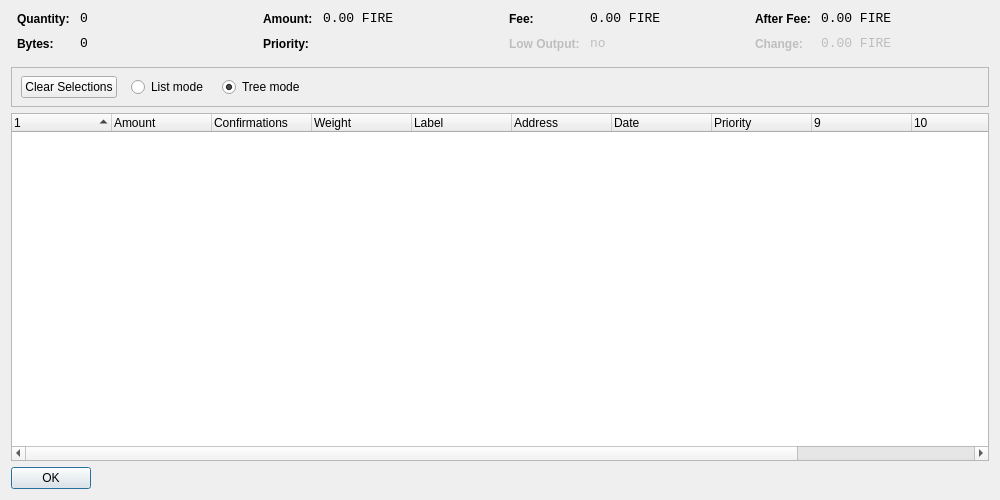
<?xml version="1.0" encoding="UTF-8"?>
<ui version="4.0">
 <class>CoinControlDialog</class>
 <widget class="QDialog" name="CoinControlDialog">
  <property name="geometry">
   <rect>
    <x>0</x>
    <y>0</y>
    <width>1000</width>
    <height>500</height>
   </rect>
  </property>
  <property name="windowTitle">
   <string>Coin Control</string>
  </property>
  <layout class="QVBoxLayout" name="verticalLayout">
   <item>
    <layout class="QHBoxLayout" name="horizontalLayoutTop" stretch="0,0,0,0">
     <property name="topMargin">
      <number>0</number>
     </property>
     <property name="bottomMargin">
      <number>10</number>
     </property>
     <item>
      <layout class="QFormLayout" name="formLayoutCoinControl1">
       <property name="horizontalSpacing">
        <number>10</number>
       </property>
       <property name="verticalSpacing">
        <number>10</number>
       </property>
       <property name="leftMargin">
        <number>6</number>
       </property>
       <property name="rightMargin">
        <number>6</number>
       </property>
       <item row="0" column="0">
        <widget class="QLabel" name="labelCoinControlQuantityText">
         <property name="styleSheet">
          <string notr="true">font-weight:bold;</string>
         </property>
         <property name="text">
          <string>Quantity:</string>
         </property>
        </widget>
       </item>
       <item row="0" column="1">
        <widget class="QLabel" name="labelCoinControlQuantity">
         <property name="font">
          <font>
           <family>Monospace</family>
           <pointsize>10</pointsize>
          </font>
         </property>
         <property name="cursor">
          <cursorShape>IBeamCursor</cursorShape>
         </property>
         <property name="contextMenuPolicy">
          <enum>Qt::ActionsContextMenu</enum>
         </property>
         <property name="text">
          <string notr="true">0</string>
         </property>
         <property name="textInteractionFlags">
          <set>Qt::LinksAccessibleByMouse|Qt::TextSelectableByKeyboard|Qt::TextSelectableByMouse</set>
         </property>
        </widget>
       </item>
       <item row="1" column="0">
        <widget class="QLabel" name="labelCoinControlBytesText">
         <property name="styleSheet">
          <string notr="true">font-weight:bold;</string>
         </property>
         <property name="text">
          <string>Bytes:</string>
         </property>
        </widget>
       </item>
       <item row="1" column="1">
        <widget class="QLabel" name="labelCoinControlBytes">
         <property name="font">
          <font>
           <family>Monospace</family>
           <pointsize>10</pointsize>
          </font>
         </property>
         <property name="cursor">
          <cursorShape>IBeamCursor</cursorShape>
         </property>
         <property name="contextMenuPolicy">
          <enum>Qt::ActionsContextMenu</enum>
         </property>
         <property name="text">
          <string notr="true">0</string>
         </property>
         <property name="textInteractionFlags">
          <set>Qt::LinksAccessibleByMouse|Qt::TextSelectableByKeyboard|Qt::TextSelectableByMouse</set>
         </property>
        </widget>
       </item>
      </layout>
     </item>
     <item>
      <layout class="QFormLayout" name="formLayoutCoinControl2">
       <property name="horizontalSpacing">
        <number>10</number>
       </property>
       <property name="verticalSpacing">
        <number>10</number>
       </property>
       <property name="leftMargin">
        <number>6</number>
       </property>
       <property name="rightMargin">
        <number>6</number>
       </property>
       <item row="0" column="0">
        <widget class="QLabel" name="labelCoinControlAmountText">
         <property name="styleSheet">
          <string notr="true">font-weight:bold;</string>
         </property>
         <property name="text">
          <string>Amount:</string>
         </property>
        </widget>
       </item>
       <item row="0" column="1">
        <widget class="QLabel" name="labelCoinControlAmount">
         <property name="font">
          <font>
           <family>Monospace</family>
           <pointsize>10</pointsize>
          </font>
         </property>
         <property name="cursor">
          <cursorShape>IBeamCursor</cursorShape>
         </property>
         <property name="contextMenuPolicy">
          <enum>Qt::ActionsContextMenu</enum>
         </property>
         <property name="text">
          <string notr="true">0.00 FIRE</string>
         </property>
         <property name="textInteractionFlags">
          <set>Qt::LinksAccessibleByMouse|Qt::TextSelectableByKeyboard|Qt::TextSelectableByMouse</set>
         </property>
        </widget>
       </item>
       <item row="1" column="0">
        <widget class="QLabel" name="labelCoinControlPriorityText">
         <property name="styleSheet">
          <string notr="true">font-weight:bold;</string>
         </property>
         <property name="text">
          <string>Priority:</string>
         </property>
        </widget>
       </item>
       <item row="1" column="1">
        <widget class="QLabel" name="labelCoinControlPriority">
         <property name="font">
          <font>
           <family>Monospace</family>
           <pointsize>10</pointsize>
          </font>
         </property>
         <property name="cursor">
          <cursorShape>IBeamCursor</cursorShape>
         </property>
         <property name="contextMenuPolicy">
          <enum>Qt::ActionsContextMenu</enum>
         </property>
         <property name="text">
          <string/>
         </property>
         <property name="textInteractionFlags">
          <set>Qt::LinksAccessibleByMouse|Qt::TextSelectableByKeyboard|Qt::TextSelectableByMouse</set>
         </property>
        </widget>
       </item>
      </layout>
     </item>
     <item>
      <layout class="QFormLayout" name="formLayoutCoinControl3">
       <property name="horizontalSpacing">
        <number>10</number>
       </property>
       <property name="verticalSpacing">
        <number>10</number>
       </property>
       <property name="leftMargin">
        <number>6</number>
       </property>
       <property name="rightMargin">
        <number>6</number>
       </property>
       <item row="0" column="0">
        <widget class="QLabel" name="labelCoinControlFeeText">
         <property name="styleSheet">
          <string notr="true">font-weight:bold;</string>
         </property>
         <property name="text">
          <string>Fee:</string>
         </property>
        </widget>
       </item>
       <item row="0" column="1">
        <widget class="QLabel" name="labelCoinControlFee">
         <property name="font">
          <font>
           <family>Monospace</family>
           <pointsize>10</pointsize>
          </font>
         </property>
         <property name="cursor">
          <cursorShape>IBeamCursor</cursorShape>
         </property>
         <property name="contextMenuPolicy">
          <enum>Qt::ActionsContextMenu</enum>
         </property>
         <property name="text">
          <string notr="true">0.00 FIRE</string>
         </property>
         <property name="textInteractionFlags">
          <set>Qt::LinksAccessibleByMouse|Qt::TextSelectableByKeyboard|Qt::TextSelectableByMouse</set>
         </property>
        </widget>
       </item>
       <item row="1" column="0">
        <widget class="QLabel" name="labelCoinControlLowOutputText">
         <property name="enabled">
          <bool>false</bool>
         </property>
         <property name="styleSheet">
          <string notr="true">font-weight:bold;</string>
         </property>
         <property name="text">
          <string>Low Output:</string>
         </property>
        </widget>
       </item>
       <item row="1" column="1">
        <widget class="QLabel" name="labelCoinControlLowOutput">
         <property name="enabled">
          <bool>false</bool>
         </property>
         <property name="font">
          <font>
           <family>Monospace</family>
           <pointsize>10</pointsize>
          </font>
         </property>
         <property name="cursor">
          <cursorShape>IBeamCursor</cursorShape>
         </property>
         <property name="contextMenuPolicy">
          <enum>Qt::ActionsContextMenu</enum>
         </property>
         <property name="text">
          <string notr="true">no</string>
         </property>
         <property name="textInteractionFlags">
          <set>Qt::LinksAccessibleByMouse|Qt::TextSelectableByKeyboard|Qt::TextSelectableByMouse</set>
         </property>
        </widget>
       </item>
      </layout>
     </item>
     <item>
      <layout class="QFormLayout" name="formLayoutCoinControl4">
       <property name="horizontalSpacing">
        <number>10</number>
       </property>
       <property name="verticalSpacing">
        <number>10</number>
       </property>
       <property name="leftMargin">
        <number>6</number>
       </property>
       <property name="rightMargin">
        <number>6</number>
       </property>
       <item row="0" column="0">
        <widget class="QLabel" name="labelCoinControlAfterFeeText">
         <property name="styleSheet">
          <string notr="true">font-weight:bold;</string>
         </property>
         <property name="text">
          <string>After Fee:</string>
         </property>
        </widget>
       </item>
       <item row="0" column="1">
        <widget class="QLabel" name="labelCoinControlAfterFee">
         <property name="font">
          <font>
           <family>Monospace</family>
           <pointsize>10</pointsize>
          </font>
         </property>
         <property name="cursor">
          <cursorShape>IBeamCursor</cursorShape>
         </property>
         <property name="contextMenuPolicy">
          <enum>Qt::ActionsContextMenu</enum>
         </property>
         <property name="text">
          <string notr="true">0.00 FIRE</string>
         </property>
         <property name="textInteractionFlags">
          <set>Qt::LinksAccessibleByMouse|Qt::TextSelectableByKeyboard|Qt::TextSelectableByMouse</set>
         </property>
        </widget>
       </item>
       <item row="1" column="0">
        <widget class="QLabel" name="labelCoinControlChangeText">
         <property name="enabled">
          <bool>false</bool>
         </property>
         <property name="styleSheet">
          <string notr="true">font-weight:bold;</string>
         </property>
         <property name="text">
          <string>Change:</string>
         </property>
        </widget>
       </item>
       <item row="1" column="1">
        <widget class="QLabel" name="labelCoinControlChange">
         <property name="enabled">
          <bool>false</bool>
         </property>
         <property name="font">
          <font>
           <family>Monospace</family>
           <pointsize>10</pointsize>
          </font>
         </property>
         <property name="cursor">
          <cursorShape>IBeamCursor</cursorShape>
         </property>
         <property name="contextMenuPolicy">
          <enum>Qt::ActionsContextMenu</enum>
         </property>
         <property name="text">
          <string notr="true">0.00 FIRE</string>
         </property>
         <property name="textInteractionFlags">
          <set>Qt::LinksAccessibleByMouse|Qt::TextSelectableByKeyboard|Qt::TextSelectableByMouse</set>
         </property>
        </widget>
       </item>
      </layout>
     </item>
    </layout>
   </item>
   <item>
    <widget class="QFrame" name="frame">
     <property name="minimumSize">
      <size>
       <width>0</width>
       <height>40</height>
      </size>
     </property>
     <property name="frameShape">
      <enum>QFrame::StyledPanel</enum>
     </property>
     <property name="frameShadow">
      <enum>QFrame::Sunken</enum>
     </property>
     <widget class="QWidget" name="horizontalLayoutWidget">
      <property name="geometry">
       <rect>
        <x>10</x>
        <y>0</y>
        <width>781</width>
        <height>41</height>
       </rect>
      </property>
      <layout class="QHBoxLayout" name="horizontalLayoutPanel" stretch="0,0,0,0">
       <property name="spacing">
        <number>14</number>
       </property>
       <item>
        <widget class="QPushButton" name="pushButtonSelectAll">
         <property name="sizePolicy">
          <sizepolicy hsizetype="Maximum" vsizetype="Fixed">
           <horstretch>0</horstretch>
           <verstretch>0</verstretch>
          </sizepolicy>
         </property>
         <property name="text">
          <string>Clear Selections</string>
         </property>
        </widget>
       </item>
       <item>
        <widget class="QRadioButton" name="radioListMode">
         <property name="sizePolicy">
          <sizepolicy hsizetype="Maximum" vsizetype="Fixed">
           <horstretch>0</horstretch>
           <verstretch>0</verstretch>
          </sizepolicy>
         </property>
         <property name="text">
          <string>List mode</string>
         </property>
        </widget>
       </item>
       <item>
        <widget class="QRadioButton" name="radioTreeMode">
         <property name="sizePolicy">
          <sizepolicy hsizetype="Maximum" vsizetype="Fixed">
           <horstretch>0</horstretch>
           <verstretch>0</verstretch>
          </sizepolicy>
         </property>
         <property name="text">
          <string>Tree mode</string>
         </property>
         <property name="checked">
          <bool>true</bool>
         </property>
        </widget>
       </item>
       <item>
        <spacer name="horizontalSpacer">
         <property name="orientation">
          <enum>Qt::Horizontal</enum>
         </property>
         <property name="sizeHint" stdset="0">
          <size>
           <width>40</width>
           <height>20</height>
          </size>
         </property>
        </spacer>
       </item>
      </layout>
     </widget>
    </widget>
   </item>
   <item>
    <widget class="CoinControlTreeWidget" name="treeWidget">
     <property name="contextMenuPolicy">
      <enum>Qt::CustomContextMenu</enum>
     </property>
     <property name="sortingEnabled">
      <bool>false</bool>
     </property>
     <property name="columnCount">
      <number>12</number>
     </property>
     <attribute name="headerShowSortIndicator" stdset="0">
      <bool>true</bool>
     </attribute>
     <attribute name="headerStretchLastSection">
      <bool>false</bool>
     </attribute>
     <column>
      <property name="text">
       <string/>
      </property>
     </column>
     <column>
      <property name="text">
       <string>Amount</string>
      </property>
     </column>
     <column>
      <property name="text">
       <string>Confirmations</string>
      </property>
      <property name="toolTip">
       <string>Confirmed</string>
      </property>
     </column>
     <column>
      <property name="text">
       <string>Weight</string>
      </property>
     </column>
     <column>
      <property name="text">
       <string>Label</string>
      </property>
     </column>
     <column>
      <property name="text">
       <string>Address</string>
      </property>
     </column>
     <column>
      <property name="text">
       <string>Date</string>
      </property>
     </column>
     <column>
      <property name="text">
       <string>Priority</string>
      </property>
     </column>
     <column>
      <property name="text">
       <string/>
      </property>
     </column>
     <column>
      <property name="text">
       <string/>
      </property>
     </column>
     <column>
      <property name="text">
       <string/>
      </property>
     </column>
     <column>
      <property name="text">
       <string/>
      </property>
     </column>
    </widget>
   </item>
   <item>
    <widget class="QDialogButtonBox" name="buttonBox">
     <property name="sizePolicy">
      <sizepolicy hsizetype="Maximum" vsizetype="Fixed">
       <horstretch>0</horstretch>
       <verstretch>0</verstretch>
      </sizepolicy>
     </property>
     <property name="orientation">
      <enum>Qt::Horizontal</enum>
     </property>
     <property name="standardButtons">
      <set>QDialogButtonBox::Ok</set>
     </property>
    </widget>
   </item>
  </layout>
 </widget>
 <customwidgets>
  <customwidget>
   <class>CoinControlTreeWidget</class>
   <extends>QTreeWidget</extends>
   <header>coincontroltreewidget.h</header>
  </customwidget>
 </customwidgets>
 <resources/>
 <connections/>
</ui>
